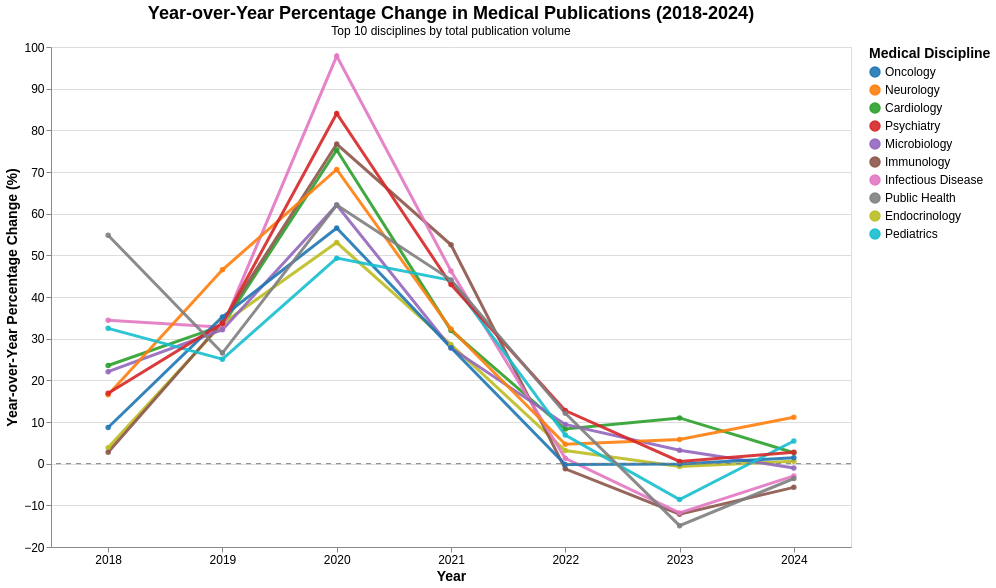

This figure's Vega-Lite source:
### Vega-Lite specification from a JSON file in a GitHub repository (floating-point values rounded to 4 significant figures)
{"config": {"view": {"continuousWidth": 300, "continuousHeight": 300}, "axis": {"labelFontSize": 12, "titleFontSize": 14}, "legend": {"labelFontSize": 12, "orient": "right", "titleFontSize": 14}, "title": {"fontSize": 18}}, "layer": [{"data": {"name": "data-f8b9fedbab5e3d5a4ba685a958787ca4"}, "mark": {"type": "line", "opacity": 0.8, "point": true, "strokeWidth": 3}, "encoding": {"color": {"field": "medgemma_extraction", "scale": {"domain": ["Oncology", "Neurology", "Cardiology", "Psychiatry", "Microbiology", "Immunology", "Infectious Disease", "Public Health", "Endocrinology", "Pediatrics"], "range": ["#1f77b4", "#ff7f0e", "#2ca02c", "#d62728", "#9467bd", "#8c564b", "#e377c2", "#7f7f7f", "#bcbd22", "#17becf"]}, "title": "Medical Discipline", "type": "nominal"}, "opacity": {"condition": {"param": "param_21", "value": 0.9}, "value": 0.15}, "order": {"field": "if(param_21.medgemma_extraction && indexof(param_21.medgemma_extraction, datum.medgemma_extraction) !== -1, 0, 1)", "type": "nominal"}, "tooltip": [{"field": "medgemma_extraction", "title": "Discipline", "type": "nominal"}, {"field": "Anno", "title": "Year", "type": "ordinal"}, {"field": "articoli", "format": ",", "title": "Articles", "type": "quantitative"}, {"field": "anno_precedente", "format": ",", "title": "Previous Year", "type": "quantitative"}, {"field": "incremento", "format": ".1f", "title": "Change %", "type": "quantitative"}, {"field": "Totale_Articoli", "format": ",", "title": "Total Articles", "type": "quantitative"}], "x": {"axis": {"labelAngle": 0, "labelFontSize": 12}, "field": "Anno", "title": "Year", "type": "ordinal"}, "y": {"field": "incremento", "title": "Year-over-Year Percentage Change (%)", "type": "quantitative"}}, "name": "view_7", "title": {"text": "Year-over-Year Percentage Change in Medical Publications (2018-2024)", "subtitle": "Top 10 disciplines by total publication volume"}}, {"data": {"name": "data-a0a55d106695e8d630baff0f16eee66d"}, "mark": {"type": "rule", "color": "gray", "strokeDash": [5, 5]}, "encoding": {"y": {"field": "y", "type": "quantitative"}}}], "height": 500, "params": [{"name": "param_21", "select": {"type": "point", "fields": ["medgemma_extraction"]}, "bind": "legend", "views": ["view_7"]}], "width": 800, "$schema": "https://vega.github.io/schema/vega-lite/v5.20.1.json", "datasets": {"data-f8b9fedbab5e3d5a4ba685a958787ca4": [{"medgemma_extraction": "Cardiology", "Anno": 2018, "articoli": 3693, "Totale_Articoli": 71622, "anno_precedente": 2989.0, "incremento": 23.55}, {"medgemma_extraction": "Cardiology", "Anno": 2019, "articoli": 4917, "Totale_Articoli": 71622, "anno_precedente": 3693.0, "incremento": 33.14}, {"medgemma_extraction": "Cardiology", "Anno": 2020, "articoli": 8619, "Totale_Articoli": 71622, "anno_precedente": 4917.0, "incremento": 75.29}, {"medgemma_extraction": "Cardiology", "Anno": 2021, "articoli": 11376, "Totale_Articoli": 71622, "anno_precedente": 8619.0, "incremento": 31.99}, {"medgemma_extraction": "Cardiology", "Anno": 2022, "articoli": 12321, "Totale_Articoli": 71622, "anno_precedente": 11380.0, "incremento": 8.307}, {"medgemma_extraction": "Cardiology", "Anno": 2023, "articoli": 13674, "Totale_Articoli": 71622, "anno_precedente": 12320.0, "incremento": 10.98}, {"medgemma_extraction": "Cardiology", "Anno": 2024, "articoli": 14033, "Totale_Articoli": 71622, "anno_precedente": 13670.0, "incremento": 2.625}, {"medgemma_extraction": "Endocrinology", "Anno": 2018, "articoli": 1753, "Totale_Articoli": 28204, "anno_precedente": 1688.0, "incremento": 3.851}, {"medgemma_extraction": "Endocrinology", "Anno": 2019, "articoli": 2342, "Totale_Articoli": 28204, "anno_precedente": 1753.0, "incremento": 33.6}, {"medgemma_extraction": "Endocrinology", "Anno": 2020, "articoli": 3585, "Totale_Articoli": 28204, "anno_precedente": 2342.0, "incremento": 53.07}, {"medgemma_extraction": "Endocrinology", "Anno": 2021, "articoli": 4610, "Totale_Articoli": 28204, "anno_precedente": 3585.0, "incremento": 28.59}, {"medgemma_extraction": "Endocrinology", "Anno": 2022, "articoli": 4755, "Totale_Articoli": 28204, "anno_precedente": 4610.0, "incremento": 3.145}, {"medgemma_extraction": "Endocrinology", "Anno": 2023, "articoli": 4722, "Totale_Articoli": 28204, "anno_precedente": 4755.0, "incremento": -0.694}, {"medgemma_extraction": "Endocrinology", "Anno": 2024, "articoli": 4749, "Totale_Articoli": 28204, "anno_precedente": 4722.0, "incremento": 0.5718}, {"medgemma_extraction": "Immunology", "Anno": 2018, "articoli": 1802, "Totale_Articoli": 34140, "anno_precedente": 1754.0, "incremento": 2.737}, {"medgemma_extraction": "Immunology", "Anno": 2019, "articoli": 2414, "Totale_Articoli": 34140, "anno_precedente": 1802.0, "incremento": 33.96}, {"medgemma_extraction": "Immunology", "Anno": 2020, "articoli": 4266, "Totale_Articoli": 34140, "anno_precedente": 2414.0, "incremento": 76.72}, {"medgemma_extraction": "Immunology", "Anno": 2021, "articoli": 6507, "Totale_Articoli": 34140, "anno_precedente": 4266.0, "incremento": 52.53}, {"medgemma_extraction": "Immunology", "Anno": 2022, "articoli": 6426, "Totale_Articoli": 34140, "anno_precedente": 6507.0, "incremento": -1.245}, {"medgemma_extraction": "Immunology", "Anno": 2023, "articoli": 5646, "Totale_Articoli": 34140, "anno_precedente": 6426.0, "incremento": -12.14}, {"medgemma_extraction": "Immunology", "Anno": 2024, "articoli": 5325, "Totale_Articoli": 34140, "anno_precedente": 5646.0, "incremento": -5.685}, {"medgemma_extraction": "Infectious Disease", "Anno": 2018, "articoli": 1691, "Totale_Articoli": 34136, "anno_precedente": 1258.0, "incremento": 34.42}, {"medgemma_extraction": "Infectious Disease", "Anno": 2019, "articoli": 2245, "Totale_Articoli": 34136, "anno_precedente": 1691.0, "incremento": 32.76}, {"medgemma_extraction": "Infectious Disease", "Anno": 2020, "articoli": 4441, "Totale_Articoli": 34136, "anno_precedente": 2245.0, "incremento": 97.82}, {"medgemma_extraction": "Infectious Disease", "Anno": 2021, "articoli": 6494, "Totale_Articoli": 34136, "anno_precedente": 4441.0, "incremento": 46.23}, {"medgemma_extraction": "Infectious Disease", "Anno": 2022, "articoli": 6577, "Totale_Articoli": 34136, "anno_precedente": 6494.0, "incremento": 1.278}, {"medgemma_extraction": "Infectious Disease", "Anno": 2023, "articoli": 5800, "Totale_Articoli": 34136, "anno_precedente": 6577.0, "incremento": -11.81}, {"medgemma_extraction": "Infectious Disease", "Anno": 2024, "articoli": 5630, "Totale_Articoli": 34136, "anno_precedente": 5800.0, "incremento": -2.931}, {"medgemma_extraction": "Microbiology", "Anno": 2018, "articoli": 2544, "Totale_Articoli": 43666, "anno_precedente": 2084.0, "incremento": 22.07}, {"medgemma_extraction": "Microbiology", "Anno": 2019, "articoli": 3362, "Totale_Articoli": 43666, "anno_precedente": 2544.0, "incremento": 32.15}, {"medgemma_extraction": "Microbiology", "Anno": 2020, "articoli": 5449, "Totale_Articoli": 43666, "anno_precedente": 3362.0, "incremento": 62.08}, {"medgemma_extraction": "Microbiology", "Anno": 2021, "articoli": 6963, "Totale_Articoli": 43666, "anno_precedente": 5449.0, "incremento": 27.78}, {"medgemma_extraction": "Microbiology", "Anno": 2022, "articoli": 7618, "Totale_Articoli": 43666, "anno_precedente": 6963.0, "incremento": 9.407}, {"medgemma_extraction": "Microbiology", "Anno": 2023, "articoli": 7864, "Totale_Articoli": 43666, "anno_precedente": 7618.0, "incremento": 3.229}, {"medgemma_extraction": "Microbiology", "Anno": 2024, "articoli": 7782, "Totale_Articoli": 43666, "anno_precedente": 7864.0, "incremento": -1.043}, {"medgemma_extraction": "Neurology", "Anno": 2018, "articoli": 3698, "Totale_Articoli": 75181, "anno_precedente": 3173.0, "incremento": 16.55}, {"medgemma_extraction": "Neurology", "Anno": 2019, "articoli": 5419, "Totale_Articoli": 75181, "anno_precedente": 3698.0, "incremento": 46.54}, {"medgemma_extraction": "Neurology", "Anno": 2020, "articoli": 9245, "Totale_Articoli": 75181, "anno_precedente": 5419.0, "incremento": 70.6}, {"medgemma_extraction": "Neurology", "Anno": 2021, "articoli": 12232, "Totale_Articoli": 75181, "anno_precedente": 9245.0, "incremento": 32.31}, {"medgemma_extraction": "Neurology", "Anno": 2022, "articoli": 12804, "Totale_Articoli": 75181, "anno_precedente": 12230.0, "incremento": 4.676}, {"medgemma_extraction": "Neurology", "Anno": 2023, "articoli": 13550, "Totale_Articoli": 75181, "anno_precedente": 12800.0, "incremento": 5.826}, {"medgemma_extraction": "Neurology", "Anno": 2024, "articoli": 15060, "Totale_Articoli": 75181, "anno_precedente": 13550.0, "incremento": 11.14}, {"medgemma_extraction": "Oncology", "Anno": 2018, "articoli": 6687, "Totale_Articoli": 108541, "anno_precedente": 6153.0, "incremento": 8.679}, {"medgemma_extraction": "Oncology", "Anno": 2019, "articoli": 9043, "Totale_Articoli": 108541, "anno_precedente": 6687.0, "incremento": 35.23}, {"medgemma_extraction": "Oncology", "Anno": 2020, "articoli": 14158, "Totale_Articoli": 108541, "anno_precedente": 9043.0, "incremento": 56.56}, {"medgemma_extraction": "Oncology", "Anno": 2021, "articoli": 18098, "Totale_Articoli": 108541, "anno_precedente": 14160.0, "incremento": 27.83}, {"medgemma_extraction": "Oncology", "Anno": 2022, "articoli": 18061, "Totale_Articoli": 108541, "anno_precedente": 18100.0, "incremento": -0.2044}, {"medgemma_extraction": "Oncology", "Anno": 2023, "articoli": 18042, "Totale_Articoli": 108541, "anno_precedente": 18060.0, "incremento": -0.1052}, {"medgemma_extraction": "Oncology", "Anno": 2024, "articoli": 18299, "Totale_Articoli": 108541, "anno_precedente": 18040.0, "incremento": 1.424}, {"medgemma_extraction": "Pediatrics", "Anno": 2018, "articoli": 1603, "Totale_Articoli": 25379, "anno_precedente": 1210.0, "incremento": 32.48}, {"medgemma_extraction": "Pediatrics", "Anno": 2019, "articoli": 2005, "Totale_Articoli": 25379, "anno_precedente": 1603.0, "incremento": 25.08}, {"medgemma_extraction": "Pediatrics", "Anno": 2020, "articoli": 2994, "Totale_Articoli": 25379, "anno_precedente": 2005.0, "incremento": 49.33}, {"medgemma_extraction": "Pediatrics", "Anno": 2021, "articoli": 4311, "Totale_Articoli": 25379, "anno_precedente": 2994.0, "incremento": 43.99}, {"medgemma_extraction": "Pediatrics", "Anno": 2022, "articoli": 4607, "Totale_Articoli": 25379, "anno_precedente": 4311.0, "incremento": 6.866}, {"medgemma_extraction": "Pediatrics", "Anno": 2023, "articoli": 4210, "Totale_Articoli": 25379, "anno_precedente": 4607.0, "incremento": -8.617}, {"medgemma_extraction": "Pediatrics", "Anno": 2024, "articoli": 4439, "Totale_Articoli": 25379, "anno_precedente": 4210.0, "incremento": 5.439}, {"medgemma_extraction": "Psychiatry", "Anno": 2018, "articoli": 2222, "Totale_Articoli": 47149, "anno_precedente": 1901.0, "incremento": 16.89}, {"medgemma_extraction": "Psychiatry", "Anno": 2019, "articoli": 2970, "Totale_Articoli": 47149, "anno_precedente": 2222.0, "incremento": 33.66}, {"medgemma_extraction": "Psychiatry", "Anno": 2020, "articoli": 5466, "Totale_Articoli": 47149, "anno_precedente": 2970.0, "incremento": 84.04}, {"medgemma_extraction": "Psychiatry", "Anno": 2021, "articoli": 7816, "Totale_Articoli": 47149, "anno_precedente": 5466.0, "incremento": 42.99}, {"medgemma_extraction": "Psychiatry", "Anno": 2022, "articoli": 8813, "Totale_Articoli": 47149, "anno_precedente": 7816.0, "incremento": 12.76}, {"medgemma_extraction": "Psychiatry", "Anno": 2023, "articoli": 8859, "Totale_Articoli": 47149, "anno_precedente": 8813.0, "incremento": 0.522}, {"medgemma_extraction": "Psychiatry", "Anno": 2024, "articoli": 9102, "Totale_Articoli": 47149, "anno_precedente": 8859.0, "incremento": 2.743}, {"medgemma_extraction": "Public Health", "Anno": 2018, "articoli": 1793, "Totale_Articoli": 30065, "anno_precedente": 1158.0, "incremento": 54.84}, {"medgemma_extraction": "Public Health", "Anno": 2019, "articoli": 2269, "Totale_Articoli": 30065, "anno_precedente": 1793.0, "incremento": 26.55}, {"medgemma_extraction": "Public Health", "Anno": 2020, "articoli": 3677, "Totale_Articoli": 30065, "anno_precedente": 2269.0, "incremento": 62.05}, {"medgemma_extraction": "Public Health", "Anno": 2021, "articoli": 5299, "Totale_Articoli": 30065, "anno_precedente": 3677.0, "incremento": 44.11}, {"medgemma_extraction": "Public Health", "Anno": 2022, "articoli": 5939, "Totale_Articoli": 30065, "anno_precedente": 5299.0, "incremento": 12.08}, {"medgemma_extraction": "Public Health", "Anno": 2023, "articoli": 5055, "Totale_Articoli": 30065, "anno_precedente": 5939.0, "incremento": -14.88}, {"medgemma_extraction": "Public Health", "Anno": 2024, "articoli": 4875, "Totale_Articoli": 30065, "anno_precedente": 5055.0, "incremento": -3.561}], "data-a0a55d106695e8d630baff0f16eee66d": [{"y": 0}]}}
